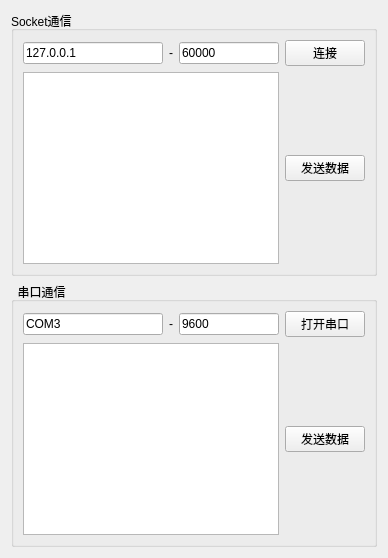
        <widget class="QWidget" name="tab_4">
         <attribute name="title">
          <string>通信</string>
         </attribute>
         <layout class="QGridLayout" name="gridLayout_9">
          <item row="0" column="0">
           <widget class="QGroupBox" name="groupBox_6">
            <property name="title">
             <string>Socket通信</string>
            </property>
            <layout class="QGridLayout" name="gridLayout_10">
             <item row="0" column="0" colspan="2">
              <layout class="QHBoxLayout" name="horizontalLayout_4">
               <item>
                <widget class="QLineEdit" name="lineEdit_IP">
                 <property name="text">
                  <string>127.0.0.1</string>
                 </property>
                </widget>
               </item>
               <item>
                <widget class="QLabel" name="label">
                 <property name="text">
                  <string>-</string>
                 </property>
                </widget>
               </item>
               <item>
                <widget class="QLineEdit" name="lineEdit_Port">
                 <property name="maximumSize">
                  <size>
                   <width>100</width>
                   <height>16777215</height>
                  </size>
                 </property>
                 <property name="text">
                  <string>60000</string>
                 </property>
                </widget>
               </item>
               <item>
                <widget class="QPushButton" name="pushButton_Connect">
                 <property name="text">
                  <string>连接</string>
                 </property>
                </widget>
               </item>
              </layout>
             </item>
             <item row="1" column="0">
              <widget class="QTextEdit" name="textEdit_Send"/>
             </item>
             <item row="1" column="1">
              <widget class="QPushButton" name="pushButton_Send">
               <property name="text">
                <string>发送数据</string>
               </property>
              </widget>
             </item>
            </layout>
           </widget>
          </item>
          <item row="1" column="0">
           <widget class="QGroupBox" name="groupBox_7">
            <property name="title">
             <string>  串口通信</string>
            </property>
            <layout class="QGridLayout" name="gridLayout_11">
             <item row="0" column="0" colspan="2">
              <layout class="QHBoxLayout" name="horizontalLayout_5">
               <item>
                <widget class="QLineEdit" name="lineEdit">
                 <property name="text">
                  <string>COM3</string>
                 </property>
                </widget>
               </item>
               <item>
                <widget class="QLabel" name="label_2">
                 <property name="text">
                  <string>-</string>
                 </property>
                </widget>
               </item>
               <item>
                <widget class="QLineEdit" name="lineEdit_2">
                 <property name="maximumSize">
                  <size>
                   <width>100</width>
                   <height>16777215</height>
                  </size>
                 </property>
                 <property name="text">
                  <string>9600</string>
                 </property>
                </widget>
               </item>
               <item>
                <widget class="QPushButton" name="pushButton_Open_serial">
                 <property name="text">
                  <string>打开串口</string>
                 </property>
                </widget>
               </item>
              </layout>
             </item>
             <item row="1" column="0">
              <widget class="QTextEdit" name="textEdit"/>
             </item>
             <item row="1" column="1">
              <widget class="QPushButton" name="pushButton_4">
               <property name="text">
                <string>发送数据</string>
               </property>
              </widget>
             </item>
            </layout>
           </widget>
          </item>
         </layout>
        </widget>
